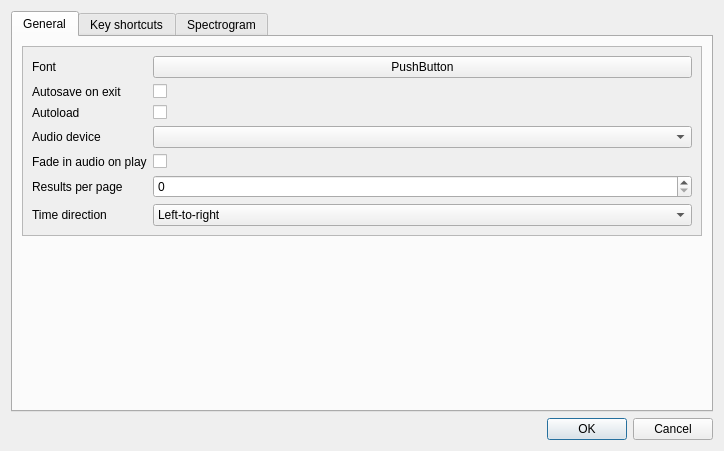
<?xml version="1.0" encoding="UTF-8"?>
<ui version="4.0">
 <class>PreferencesDialog</class>
 <widget class="QDialog" name="PreferencesDialog">
  <property name="geometry">
   <rect>
    <x>0</x>
    <y>0</y>
    <width>724</width>
    <height>451</height>
   </rect>
  </property>
  <property name="windowTitle">
   <string>Dialog</string>
  </property>
  <layout class="QVBoxLayout" name="verticalLayout">
   <item>
    <widget class="QTabWidget" name="tabWidget">
     <property name="currentIndex">
      <number>0</number>
     </property>
     <widget class="QWidget" name="generalTab">
      <attribute name="title">
       <string>General</string>
      </attribute>
      <layout class="QVBoxLayout" name="verticalLayout_8">
       <item alignment="Qt::AlignTop">
        <widget class="QScrollArea" name="scrollArea_3">
         <property name="widgetResizable">
          <bool>true</bool>
         </property>
         <widget class="QWidget" name="scrollAreaWidgetContents_3">
          <property name="geometry">
           <rect>
            <x>0</x>
            <y>0</y>
            <width>682</width>
            <height>352</height>
           </rect>
          </property>
          <layout class="QFormLayout" name="formLayout">
           <item row="0" column="0">
            <widget class="QLabel" name="label_12">
             <property name="text">
              <string>Font</string>
             </property>
            </widget>
           </item>
           <item row="0" column="1">
            <widget class="FontEdit" name="fontEdit">
             <property name="text">
              <string>PushButton</string>
             </property>
            </widget>
           </item>
           <item row="1" column="0">
            <widget class="QLabel" name="autosaveLabel">
             <property name="text">
              <string>Autosave on exit</string>
             </property>
            </widget>
           </item>
           <item row="1" column="1">
            <widget class="QCheckBox" name="autosaveOnExitCheckBox"/>
           </item>
           <item row="2" column="0">
            <widget class="QLabel" name="autoloadLastUsedCorpusLabel">
             <property name="text">
              <string>Autoload</string>
             </property>
            </widget>
           </item>
           <item row="2" column="1">
            <widget class="QCheckBox" name="autoloadLastUsedCorpusCheckBox"/>
           </item>
           <item row="3" column="0">
            <widget class="QLabel" name="audioDeviceLabel">
             <property name="text">
              <string>Audio device</string>
             </property>
            </widget>
           </item>
           <item row="3" column="1">
            <widget class="QComboBox" name="audioDeviceEdit"/>
           </item>
           <item row="4" column="0">
            <widget class="QLabel" name="fadeInLabel">
             <property name="text">
              <string>Fade in audio on play</string>
             </property>
            </widget>
           </item>
           <item row="4" column="1">
            <widget class="QCheckBox" name="enableFadeCheckBox">
             <property name="text">
              <string/>
             </property>
            </widget>
           </item>
           <item row="5" column="1">
            <widget class="QSpinBox" name="resultsPerPageEdit">
             <property name="maximum">
              <number>1000</number>
             </property>
            </widget>
           </item>
           <item row="5" column="0">
            <widget class="QLabel" name="resultsPerPageLabel">
             <property name="text">
              <string>Results per page</string>
             </property>
            </widget>
           </item>
           <item row="6" column="0">
            <widget class="QLabel" name="timeDirectionLabel">
             <property name="text">
              <string>Time direction</string>
             </property>
            </widget>
           </item>
           <item row="6" column="1">
            <widget class="QComboBox" name="timeDirectionComboBox">
             <item>
              <property name="text">
               <string>Left-to-right</string>
              </property>
             </item>
             <item>
              <property name="text">
               <string>Right-to-left</string>
              </property>
             </item>
            </widget>
           </item>
          </layout>
         </widget>
        </widget>
       </item>
      </layout>
     </widget>
     <widget class="QWidget" name="keybindTab">
      <attribute name="title">
       <string>Key shortcuts</string>
      </attribute>
      <layout class="QVBoxLayout" name="verticalLayout_2">
       <item>
        <widget class="QScrollArea" name="scrollArea_2">
         <property name="widgetResizable">
          <bool>true</bool>
         </property>
         <widget class="QWidget" name="scrollAreaWidgetContents_2">
          <property name="geometry">
           <rect>
            <x>0</x>
            <y>0</y>
            <width>682</width>
            <height>353</height>
           </rect>
          </property>
          <layout class="QVBoxLayout" name="verticalLayout_7">
           <item>
            <layout class="QFormLayout" name="formLayout_2">
             <item row="2" column="0">
              <widget class="QLabel" name="label_2">
               <property name="text">
                <string>Zoom in</string>
               </property>
              </widget>
             </item>
             <item row="2" column="1">
              <widget class="QKeySequenceEdit" name="zoomInShortcutEdit"/>
             </item>
             <item row="3" column="0">
              <widget class="QLabel" name="label_3">
               <property name="text">
                <string>Zoom out</string>
               </property>
              </widget>
             </item>
             <item row="3" column="1">
              <widget class="QKeySequenceEdit" name="zoomOutShortcutEdit"/>
             </item>
             <item row="4" column="0">
              <widget class="QLabel" name="label_31">
               <property name="text">
                <string>Zoom to selection</string>
               </property>
              </widget>
             </item>
             <item row="4" column="1">
              <widget class="QKeySequenceEdit" name="zoomToSelectionShortcutEdit"/>
             </item>
             <item row="5" column="0">
              <widget class="QLabel" name="label_4">
               <property name="text">
                <string>Pan left</string>
               </property>
              </widget>
             </item>
             <item row="5" column="1">
              <widget class="QKeySequenceEdit" name="panLeftShortcutEdit"/>
             </item>
             <item row="6" column="0">
              <widget class="QLabel" name="label_5">
               <property name="text">
                <string>Pan right</string>
               </property>
              </widget>
             </item>
             <item row="6" column="1">
              <widget class="QKeySequenceEdit" name="panRightShortcutEdit"/>
             </item>
             <item row="0" column="0">
              <widget class="QLabel" name="label">
               <property name="text">
                <string>Play audio</string>
               </property>
              </widget>
             </item>
             <item row="0" column="1">
              <widget class="QKeySequenceEdit" name="playAudioShortcutEdit">
               <property name="keySequence">
                <string extracomment="Play audio"/>
               </property>
              </widget>
             </item>
             <item row="1" column="0">
              <widget class="QLabel" name="label_9">
               <property name="text">
                <string>Save current file</string>
               </property>
              </widget>
             </item>
             <item row="1" column="1">
              <widget class="QKeySequenceEdit" name="saveShortcutEdit"/>
             </item>
             <item row="7" column="0">
              <widget class="QLabel" name="label_10">
               <property name="text">
                <string>Search</string>
               </property>
              </widget>
             </item>
             <item row="7" column="1">
              <widget class="QKeySequenceEdit" name="searchShortcutEdit"/>
             </item>
             <item row="8" column="1">
              <widget class="QKeySequenceEdit" name="undoShortcutEdit"/>
             </item>
             <item row="8" column="0">
              <widget class="QLabel" name="label_23">
               <property name="text">
                <string>Undo</string>
               </property>
              </widget>
             </item>
             <item row="9" column="0">
              <widget class="QLabel" name="label_22">
               <property name="text">
                <string>Redo</string>
               </property>
              </widget>
             </item>
             <item row="9" column="1">
              <widget class="QKeySequenceEdit" name="redoShortcutEdit"/>
             </item>
            </layout>
           </item>
          </layout>
         </widget>
        </widget>
       </item>
      </layout>
     </widget>
     <widget class="QWidget" name="spectrogramTab">
      <attribute name="title">
       <string>Spectrogram</string>
      </attribute>
      <layout class="QVBoxLayout" name="verticalLayout_10">
       <item>
        <widget class="QScrollArea" name="scrollArea_4">
         <property name="widgetResizable">
          <bool>true</bool>
         </property>
         <widget class="QWidget" name="scrollAreaWidgetContents_4">
          <property name="geometry">
           <rect>
            <x>0</x>
            <y>0</y>
            <width>682</width>
            <height>353</height>
           </rect>
          </property>
          <layout class="QVBoxLayout" name="verticalLayout_11">
           <item>
            <layout class="QFormLayout" name="formLayout_6">
             <item row="0" column="0">
              <widget class="QLabel" name="label_42">
               <property name="text">
                <string>Dynamic range (dB)</string>
               </property>
              </widget>
             </item>
             <item row="0" column="1">
              <widget class="QSpinBox" name="dynamicRangeEdit">
               <property name="maximum">
                <number>10000</number>
               </property>
              </widget>
             </item>
             <item row="1" column="1">
              <widget class="QSpinBox" name="fftSizeEdit">
               <property name="maximum">
                <number>1000000</number>
               </property>
              </widget>
             </item>
             <item row="2" column="1">
              <widget class="QSpinBox" name="numTimeStepsEdit">
               <property name="maximum">
                <number>100000</number>
               </property>
               <property name="singleStep">
                <number>10</number>
               </property>
              </widget>
             </item>
             <item row="3" column="1">
              <widget class="QSpinBox" name="maxFrequencyEdit">
               <property name="maximum">
                <number>1000000</number>
               </property>
               <property name="singleStep">
                <number>1000</number>
               </property>
              </widget>
             </item>
             <item row="4" column="1">
              <widget class="QLineEdit" name="windowSizeEdit"/>
             </item>
             <item row="5" column="1">
              <widget class="QLineEdit" name="preemphasisEdit"/>
             </item>
             <item row="1" column="0">
              <widget class="QLabel" name="label_43">
               <property name="text">
                <string>FFT size</string>
               </property>
              </widget>
             </item>
             <item row="2" column="0">
              <widget class="QLabel" name="label_44">
               <property name="text">
                <string>Number of time steps</string>
               </property>
              </widget>
             </item>
             <item row="3" column="0">
              <widget class="QLabel" name="label_45">
               <property name="text">
                <string>Maximum frequency (Hz)</string>
               </property>
              </widget>
             </item>
             <item row="4" column="0">
              <widget class="QLabel" name="label_46">
               <property name="text">
                <string>Window size (s)</string>
               </property>
              </widget>
             </item>
             <item row="5" column="0">
              <widget class="QLabel" name="label_47">
               <property name="text">
                <string>Pre-emphasis factor</string>
               </property>
              </widget>
             </item>
             <item row="6" column="1">
              <widget class="QLineEdit" name="specMaxTimeEdit"/>
             </item>
             <item row="6" column="0">
              <widget class="QLabel" name="label_24">
               <property name="text">
                <string>Maximum visible time (s)</string>
               </property>
              </widget>
             </item>
            </layout>
           </item>
          </layout>
         </widget>
        </widget>
       </item>
      </layout>
     </widget>
    </widget>
   </item>
   <item>
    <widget class="QDialogButtonBox" name="buttonBox">
     <property name="orientation">
      <enum>Qt::Horizontal</enum>
     </property>
     <property name="standardButtons">
      <set>QDialogButtonBox::Cancel|QDialogButtonBox::Ok</set>
     </property>
    </widget>
   </item>
  </layout>
 </widget>
 <customwidgets>
  <customwidget>
   <class>FontEdit</class>
   <extends>QPushButton</extends>
   <header>splaat.desktop.widgets</header>
  </customwidget>
 </customwidgets>
 <resources/>
 <connections>
  <connection>
   <sender>buttonBox</sender>
   <signal>accepted()</signal>
   <receiver>PreferencesDialog</receiver>
   <slot>accept()</slot>
   <hints>
    <hint type="sourcelabel">
     <x>248</x>
     <y>254</y>
    </hint>
    <hint type="destinationlabel">
     <x>157</x>
     <y>274</y>
    </hint>
   </hints>
  </connection>
  <connection>
   <sender>buttonBox</sender>
   <signal>rejected()</signal>
   <receiver>PreferencesDialog</receiver>
   <slot>reject()</slot>
   <hints>
    <hint type="sourcelabel">
     <x>316</x>
     <y>260</y>
    </hint>
    <hint type="destinationlabel">
     <x>286</x>
     <y>274</y>
    </hint>
   </hints>
  </connection>
 </connections>
</ui>
